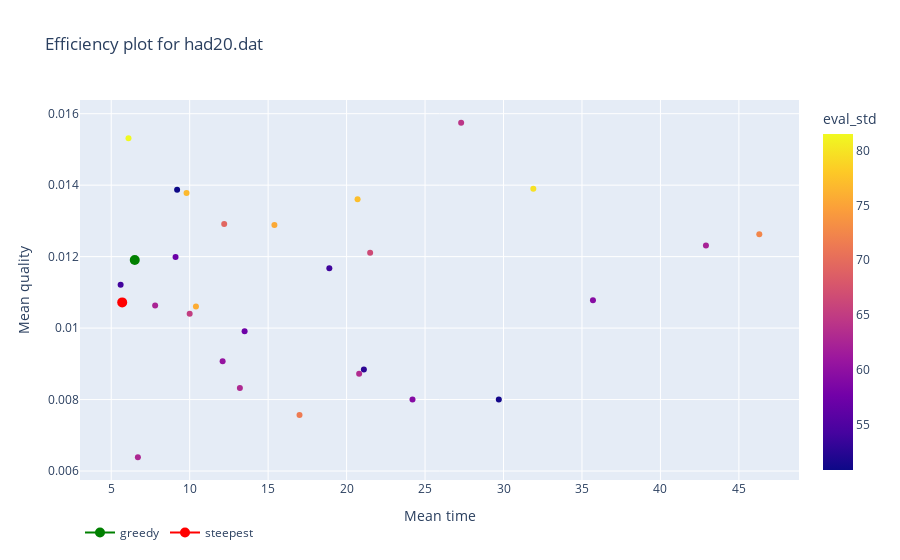
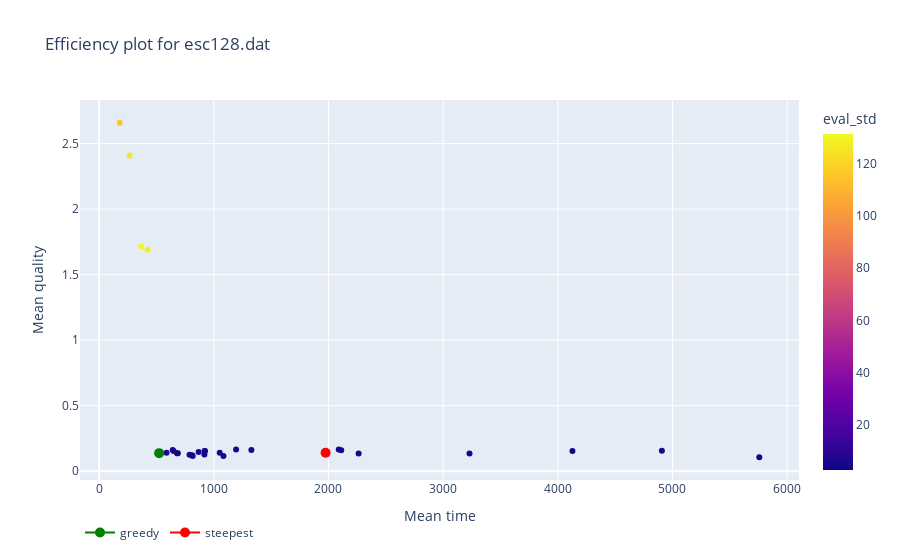
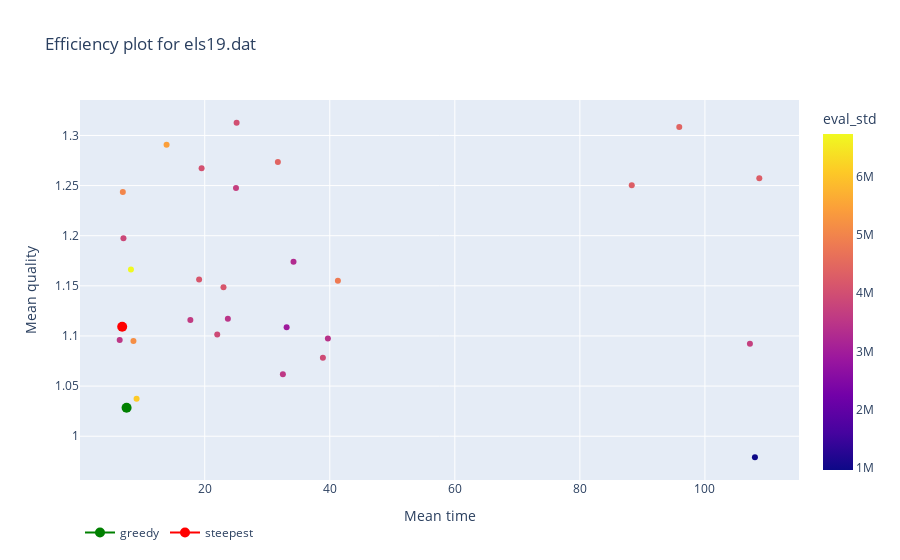
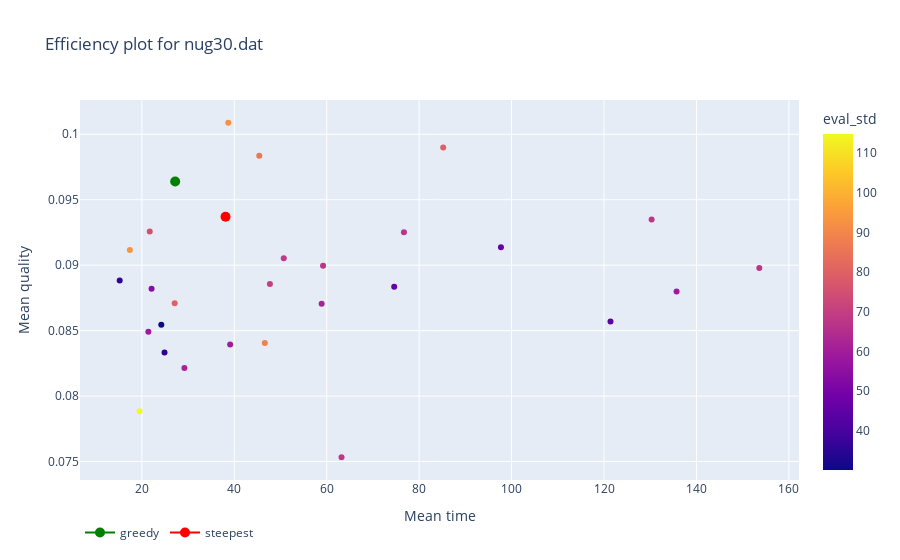

The notebook cell saved with these charts, in order:
### Code cell
for instance in data.keys():

    tabu_df = data[instance]["tabu_gs"]
    #ls_df = data[instance]["local_search"]
    fig = px.scatter(data[instance]["tabu_gs"], x = "time_mean", y= "quality",
            title=f"Efficiency plot for {instance}",
            labels={ # replaces default labels by column name
                    "time_mean": "Mean time",  "quality": "Mean quality",
                    "lack_impr_iter": "Iterations without improvement"
                },
            color='eval_std',
            hover_data=['tenure', 'k', 'lack_impr_iter'])
    fig.add_scatter(x=data[instance]["greedy"]["time_mean"],
                    y=data[instance]["greedy"]["quality"],
                    marker=dict(color='green',size=10),
                name='greedy')
    fig.add_scatter(x=data[instance]["steepest"]["time_mean"],
                    y=data[instance]["steepest"]["quality"],
                    marker=dict(color='red',size=10),
                name='steepest')
    fig.update_layout(legend=dict( 
        orientation="h", 
    
    )) 
    fig.show()

### Figure 1 — Plotly figure (JSON) as saved in the notebook; plotly's stock layout.template omitted (floating-point values rounded to 4 significant figures)
{"data": [{"customdata": [[2, 1, 25], [2, 1, 50], [2, 1, 100], [2, 3, 25], [2, 3, 50], [2, 3, 100], [2, 4, 25], [2, 4, 50], [2, 4, 100], [5, 3, 25], [5, 3, 50], [5, 3, 100], [5, 7, 25], [5, 7, 50], [5, 7, 100], [5, 10, 25], [5, 10, 50], [5, 10, 100], [8, 5, 25], [8, 5, 50], [8, 5, 100], [8, 12, 25], [8, 12, 50], [8, 12, 100], [8, 16, 25], [8, 16, 50], [8, 16, 100]], "hovertemplate": "Mean time=%{x}<br>Mean quality=%{y}<br>tenure=%{customdata[0]}<br>k=%{customdata[1]}<br>Iterations without improvement=%{customdata[2]}<br>eval_std=%{marker.color}<extra></extra>", "legendgroup": "", "marker": {"color": [75.48, 64.31, 72.49, 69.41, 52.74, 79.76, 76.72, 77.18, 51.31, 60.56, 66.53, 62.27, 50.89, 57.33, 59.24, 62.44, 65.19, 63.22, 75.77, 53.92, 59.37, 81.5, 57.16, 71.48, 54.04, 62.83, 62.99], "coloraxis": "coloraxis", "symbol": "circle"}, "mode": "markers", "name": "", "orientation": "v", "showlegend": false, "type": "scatter", "x": [15.4, 27.3, 46.3, 12.2, 21.1, 31.9, 9.8, 20.7, 29.7, 12.1, 21.5, 42.9, 9.2, 13.5, 24.2, 7.8, 10, 20.8, 10.4, 18.9, 35.7, 6.1, 9.1, 17, 5.6, 6.7, 13.2], "xaxis": "x", "y": [0.01289, 0.01575, 0.01263, 0.01292, 0.008841, 0.0139, 0.01378, 0.01361, 0.008003, 0.009073, 0.01211, 0.01231, 0.01387, 0.00991, 0.008003, 0.01063, 0.0104, 0.008726, 0.0106, 0.01167, 0.01078, 0.01531, 0.01199, 0.00757, 0.01121, 0.006385, 0.008321], "yaxis": "y"}, {"marker": {"color": "green", "size": 10}, "name": "greedy", "type": "scatter", "x": [6.5], "y": [0.0119]}, {"marker": {"color": "red", "size": 10}, "name": "steepest", "type": "scatter", "x": [5.7], "y": [0.01072]}], "layout": {"coloraxis": {"colorbar": {"title": {"text": "eval_std"}}, "colorscale": [[0, "#0d0887"], [0.1111, "#46039f"], [0.2222, "#7201a8"], [0.3333, "#9c179e"], [0.4444, "#bd3786"], [0.5556, "#d8576b"], [0.6667, "#ed7953"], [0.7778, "#fb9f3a"], [0.8889, "#fdca26"], [1, "#f0f921"]]}, "legend": {"orientation": "h", "tracegroupgap": 0}, "title": {"text": "Efficiency plot for had20.dat"}, "xaxis": {"anchor": "y", "domain": [0, 1], "title": {"text": "Mean time"}}, "yaxis": {"anchor": "x", "domain": [0, 1], "title": {"text": "Mean quality"}}}}

### Figure 2 — Plotly figure (JSON) as saved in the notebook; plotly's stock layout.template omitted (floating-point values rounded to 4 significant figures)
{"data": [{"customdata": [[12, 8, 25], [12, 8, 50], [12, 8, 100], [12, 18, 25], [12, 18, 50], [12, 18, 100], [12, 24, 25], [12, 24, 50], [12, 24, 100], [32, 22, 25], [32, 22, 50], [32, 22, 100], [32, 48, 25], [32, 48, 50], [32, 48, 100], [32, 64, 25], [32, 64, 50], [32, 64, 100], [51, 35, 25], [51, 35, 50], [51, 35, 100], [51, 76, 25], [51, 76, 50], [51, 76, 100], [51, 102, 25], [51, 102, 50], [51, 102, 100]], "hovertemplate": "Mean time=%{x}<br>Mean quality=%{y}<br>tenure=%{customdata[0]}<br>k=%{customdata[1]}<br>Iterations without improvement=%{customdata[2]}<br>eval_std=%{marker.color}<extra></extra>", "legendgroup": "", "marker": {"color": [4.993, 5.337, 3.553, 4.566, 5.168, 5.948, 5.371, 4.94, 4.719, 5.011, 4.756, 5.249, 7.043, 6.802, 4.467, 127.9, 4.638, 6.186, 2.86, 4.427, 3.584, 125.0, 7.498, 4.899, 115.9, 131.2, 5.453], "coloraxis": "coloraxis", "symbol": "circle"}, "mode": "markers", "name": "", "orientation": "v", "showlegend": false, "type": "scatter", "x": [2089.0, 3230.0, 5757.0, 923.4, 1084.0, 1328.0, 810.3, 919.5, 1194.0, 1051.0, 2111.0, 4908.0, 641.5, 816, 918, 423.6, 679.4, 867.4, 686.2, 2263.0, 4128.0, 265.3, 587.9, 788.4, 179.3, 368.1, 649.3], "xaxis": "x", "y": [0.1656, 0.1344, 0.1062, 0.1531, 0.1156, 0.1625, 0.1219, 0.1531, 0.1656, 0.1406, 0.1594, 0.1562, 0.1625, 0.1156, 0.1281, 1.691, 0.1375, 0.1469, 0.1375, 0.1344, 0.1531, 2.409, 0.1406, 0.125, 2.659, 1.716, 0.1531], "yaxis": "y"}, {"marker": {"color": "green", "size": 10}, "name": "greedy", "type": "scatter", "x": [523.4], "y": [0.1375]}, {"marker": {"color": "red", "size": 10}, "name": "steepest", "type": "scatter", "x": [1975.0], "y": [0.1406]}], "layout": {"coloraxis": {"colorbar": {"title": {"text": "eval_std"}}, "colorscale": [[0, "#0d0887"], [0.1111, "#46039f"], [0.2222, "#7201a8"], [0.3333, "#9c179e"], [0.4444, "#bd3786"], [0.5556, "#d8576b"], [0.6667, "#ed7953"], [0.7778, "#fb9f3a"], [0.8889, "#fdca26"], [1, "#f0f921"]]}, "legend": {"orientation": "h", "tracegroupgap": 0}, "title": {"text": "Efficiency plot for esc128.dat"}, "xaxis": {"anchor": "y", "domain": [0, 1], "title": {"text": "Mean time"}}, "yaxis": {"anchor": "x", "domain": [0, 1], "title": {"text": "Mean quality"}}}}

### Figure 3 — Plotly figure (JSON) as saved in the notebook; plotly's stock layout.template omitted (floating-point values rounded to 4 significant figures)
{"data": [{"customdata": [[1, 1, 50], [1, 1, 100], [1, 1, 300], [1, 2, 50], [1, 2, 100], [1, 2, 300], [1, 3, 50], [1, 3, 100], [1, 3, 300], [4, 2, 50], [4, 2, 100], [4, 2, 300], [4, 10, 50], [4, 10, 100], [4, 10, 300], [4, 14, 50], [4, 14, 100], [4, 14, 300], [6, 4, 50], [6, 4, 100], [6, 4, 300], [6, 15, 50], [6, 15, 100], [6, 15, 300], [6, 21, 50], [6, 21, 100], [6, 21, 300]], "hovertemplate": "Mean time=%{x}<br>Mean quality=%{y}<br>tenure=%{customdata[0]}<br>k=%{customdata[1]}<br>Iterations without improvement=%{customdata[2]}<br>eval_std=%{marker.color}<extra></extra>", "legendgroup": "", "marker": {"color": [4004000.0, 4830000.0, 4282000.0, 3908000.0, 3924000.0, 970000.0, 3618000.0, 2943000.0, 4416000.0, 4147000.0, 3435000.0, 3700000.0, 6725000.0, 5441000.0, 3293000.0, 5023000.0, 5155000.0, 3683000.0, 4053000.0, 4411000.0, 4293000.0, 3858000.0, 4149000.0, 3549000.0, 3523000.0, 6091000.0, 3487000.0], "coloraxis": "coloraxis", "symbol": "circle"}, "mode": "markers", "name": "", "orientation": "v", "showlegend": false, "type": "scatter", "x": [25.1, 41.3, 108.7, 22.0, 38.9, 108, 17.7, 33.1, 95.9, 23, 39.7, 107.2, 8.2, 13.9, 34.2, 6.9, 8.6, 25, 19.5, 31.7, 88.3, 7.0, 19.1, 32.5, 6.4, 9.1, 23.7], "xaxis": "x", "y": [1.313, 1.155, 1.257, 1.101, 1.078, 0.979, 1.116, 1.109, 1.309, 1.148, 1.098, 1.092, 1.166, 1.291, 1.174, 1.244, 1.095, 1.248, 1.267, 1.273, 1.25, 1.198, 1.156, 1.062, 1.096, 1.037, 1.117], "yaxis": "y"}, {"marker": {"color": "green", "size": 10}, "name": "greedy", "type": "scatter", "x": [7.5], "y": [1.028]}, {"marker": {"color": "red", "size": 10}, "name": "steepest", "type": "scatter", "x": [6.8], "y": [1.109]}], "layout": {"coloraxis": {"colorbar": {"title": {"text": "eval_std"}}, "colorscale": [[0, "#0d0887"], [0.1111, "#46039f"], [0.2222, "#7201a8"], [0.3333, "#9c179e"], [0.4444, "#bd3786"], [0.5556, "#d8576b"], [0.6667, "#ed7953"], [0.7778, "#fb9f3a"], [0.8889, "#fdca26"], [1, "#f0f921"]]}, "legend": {"orientation": "h", "tracegroupgap": 0}, "title": {"text": "Efficiency plot for els19.dat"}, "xaxis": {"anchor": "y", "domain": [0, 1], "title": {"text": "Mean time"}}, "yaxis": {"anchor": "x", "domain": [0, 1], "title": {"text": "Mean quality"}}}}

### Figure 4 — Plotly figure (JSON) as saved in the notebook; plotly's stock layout.template omitted (floating-point values rounded to 4 significant figures)
{"data": [{"customdata": [[3, 2, 25], [3, 2, 50], [3, 2, 100], [3, 4, 25], [3, 4, 50], [3, 4, 100], [3, 6, 25], [3, 6, 50], [3, 6, 100], [7, 4, 25], [7, 4, 50], [7, 4, 100], [7, 10, 25], [7, 10, 50], [7, 10, 100], [7, 14, 25], [7, 14, 50], [7, 14, 100], [12, 8, 25], [12, 8, 50], [12, 8, 100], [12, 18, 25], [12, 18, 50], [12, 18, 100], [12, 24, 25], [12, 24, 50], [12, 24, 100]], "hovertemplate": "Mean time=%{x}<br>Mean quality=%{y}<br>tenure=%{customdata[0]}<br>k=%{customdata[1]}<br>Iterations without improvement=%{customdata[2]}<br>eval_std=%{marker.color}<extra></extra>", "legendgroup": "", "marker": {"color": [61.81, 79.74, 66.8, 86.01, 67.18, 44.21, 92.76, 68.44, 45.67, 70.1, 45.89, 67.37, 75.36, 88.24, 68.58, 35.28, 59.08, 62.25, 59.75, 67.31, 58.99, 93.78, 30.03, 80.22, 114.9, 35.52, 53.95], "coloraxis": "coloraxis", "symbol": "circle"}, "mode": "markers", "name": "", "orientation": "v", "showlegend": false, "type": "scatter", "x": [58.9, 85.2, 153.6, 45.4, 76.7, 121.4, 38.7, 50.7, 97.7, 47.7, 74.6, 130.3, 21.7, 46.6, 63.2, 24.9, 21.4, 29.2, 39.1, 59.2, 135.7, 17.4, 24.2, 27.1, 19.5, 15.2, 22.1], "xaxis": "x", "y": [0.08705, 0.09899, 0.08979, 0.09837, 0.09252, 0.0857, 0.1009, 0.09053, 0.09138, 0.08855, 0.08836, 0.09348, 0.09257, 0.08405, 0.07533, 0.08333, 0.08491, 0.08214, 0.08395, 0.08996, 0.08798, 0.09117, 0.08545, 0.08708, 0.07884, 0.08883, 0.08819], "yaxis": "y"}, {"marker": {"color": "green", "size": 10}, "name": "greedy", "type": "scatter", "x": [27.2], "y": [0.09639]}, {"marker": {"color": "red", "size": 10}, "name": "steepest", "type": "scatter", "x": [38.1], "y": [0.0937]}], "layout": {"coloraxis": {"colorbar": {"title": {"text": "eval_std"}}, "colorscale": [[0, "#0d0887"], [0.1111, "#46039f"], [0.2222, "#7201a8"], [0.3333, "#9c179e"], [0.4444, "#bd3786"], [0.5556, "#d8576b"], [0.6667, "#ed7953"], [0.7778, "#fb9f3a"], [0.8889, "#fdca26"], [1, "#f0f921"]]}, "legend": {"orientation": "h", "tracegroupgap": 0}, "title": {"text": "Efficiency plot for nug30.dat"}, "xaxis": {"anchor": "y", "domain": [0, 1], "title": {"text": "Mean time"}}, "yaxis": {"anchor": "x", "domain": [0, 1], "title": {"text": "Mean quality"}}}}
